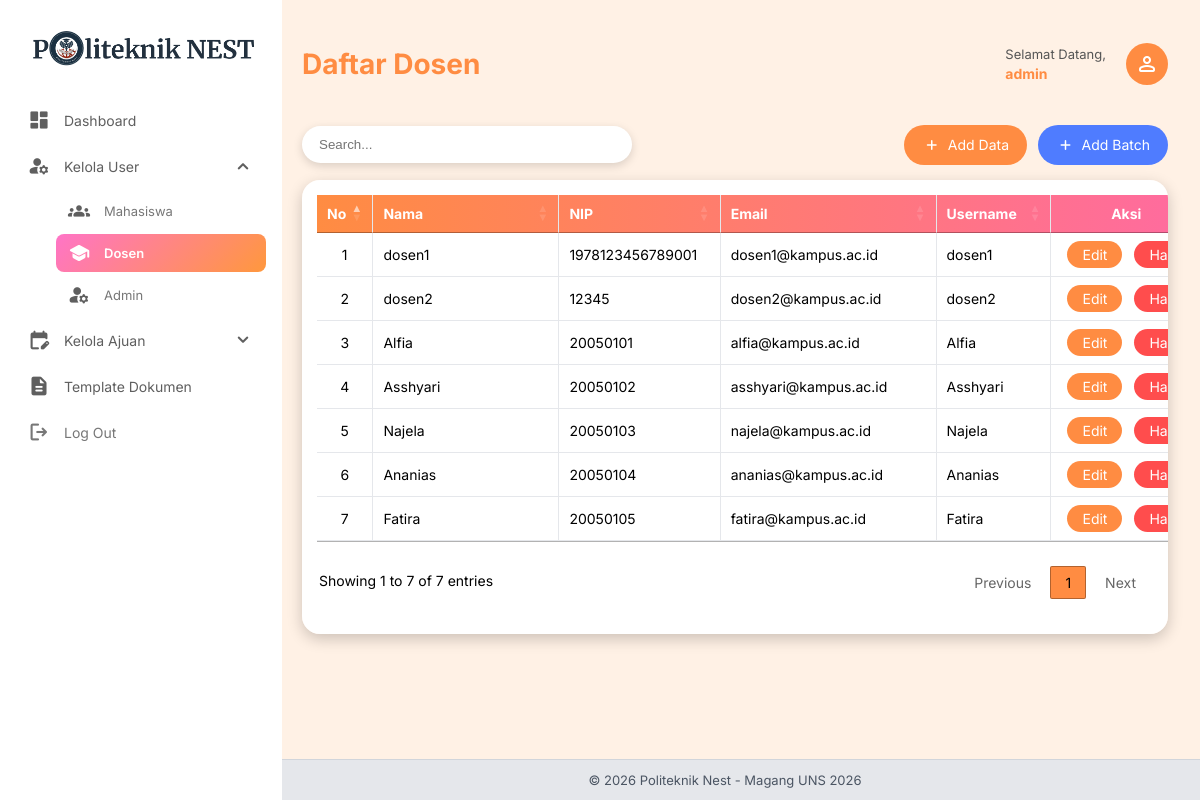
The app's page /admin/dosen/index.php (signed in) with its own data.
### tables this page shows
CREATE TABLE `dosen` (
  `id` int NOT NULL,
  `nip` varchar(20) NOT NULL,
  `username` varchar(50) NOT NULL,
  `password` varchar(255) NOT NULL,
  `nama` varchar(100) NOT NULL,
  `email` varchar(100) DEFAULT NULL,
  `created_at` timestamp NULL DEFAULT CURRENT_TIMESTAMP
);

### config/base_url.php (called while the page is built, shortened)
<?php
function base_url($path = '')
{
    return BASE_URL . '/' . ltrim($path, '/');
}

### admin/dosen/index.php (the view, shortened to what this page needs)
<?php
require_once "../../config/connection.php";
require_once $_SERVER['DOCUMENT_ROOT'].'/coba/config/base_url.php';
$username = $_SESSION['user']['username'] ?? 'Admin';
$no = 1;
$stmt = $pdo->query("SELECT * FROM dosen ORDER BY id ASC");
$data = $stmt->fetchAll(PDO::FETCH_ASSOC);
?>
<!DOCTYPE html>
<html lang="id">
<head>
<link rel="stylesheet" href="https://cdn.datatables.net/1.13.8/css/jquery.dataTables.min.css">
</head>
<body>
<?php require_once __DIR__.'/../sidebar.php'; ?>
<div class="main-content">
<div class="topbar">
    <h1>Daftar Dosen</h1>
    <div class="admin-info">
        <div class="admin-text">
            <span>Selamat Datang,</span><br>
            <b><?= htmlspecialchars($username) ?></b>
        </div>
        <div class="avatar">
            <span class="material-symbols-rounded" style="color:#fff">person</span>
        </div>
    </div>
</div>
<div class="action-row">
    <div class="search-box">
        <input type="text" id="search" placeholder="Search...">
    </div>
    <div>
        <a href="add.php" class="btn">
            <span class="material-symbols-rounded">add</span> Add Data
        </a>
        <a href="import_dosen.php" class="btn blue">
            <span class="material-symbols-rounded">add</span> Add Batch
        </a>
    </div>
</div>
<div class="card">
<table id="datatable">
<thead>
<tr>
    <th>No</th>
    <th>Nama</th>
    <th>NIP</th>
    <th>Email</th>
    <th>Username</th>
    <th>Aksi</th>
</tr>
</thead>
<tbody>
<?php foreach($data as $d): ?>
<tr>
    <td><?= $no++; ?></td>
    <td><?= htmlspecialchars($d['nama']) ?></td>
    <td><?= htmlspecialchars($d['nip']) ?></td>
    <td><?= htmlspecialchars($d['email'] ?? '-') ?></td>
    <td><?= htmlspecialchars($d['username']) ?></td>
    <td>
        <div class="action-btn">
            <a href="edit.php?id=<?= $d['id'] ?>" class="btn edit">Edit</a>
            <a href="delete.php?id=<?= $d['id'] ?>"
               onclick="return confirm('Yakin ingin menghapus data dosen ini?')"
               class="btn delete">Hapus</a>
        </div>
    </td>
</tr>
<?php endforeach; ?>
</tbody>
</table>
</div>
</div>
</body>
</html>

### admin/sidebar.php (shortened to what this page needs)
<?php
require_once $_SERVER['DOCUMENT_ROOT'] . '/coba/config/base_url.php';
function isActive($path)
{
    return strpos($_SERVER['REQUEST_URI'], $path) !== false;
}
function isAnyActive(array $paths)
{
    foreach ($paths as $path) {
        if (isActive($path)) return true;
    }
    return false;
}
?>
<head>
</head>
<div class="sidebar" id="sidebar">
    <div class="sidebar-header">
        <div class="logo">
            <img src="<?= base_url('assets/img/logo2.png') ?>" alt="Logo">
        </div>
    </div>
    <ul class="sidebar-menu">
        <li>
            <a href="<?= base_url('admin/dashboard.php') ?>"
               class="<?= isActive('/admin/dashboard.php') ? 'active' : '' ?>">
                <span class="material-symbols-rounded">dashboard</span>
                <span>Dashboard</span>
            </a>
        </li>
        <li class="has-submenu <?= isAnyActive([
            '/admin/mahasiswa/',
            '/admin/dosen/',
            '/admin/admin/'
        ]) ? 'open' : '' ?>">
            <a class="submenu-toggle">
                <span class="material-symbols-rounded">manage_accounts</span>
                <span>Kelola User</span>
                <span class="submenu-arrow material-symbols-rounded">expand_more</span>
            </a>
            <ul class="submenu">
                <li>
                    <a href="<?= base_url('admin/mahasiswa/index.php') ?>"
                    class="<?= isActive('/admin/mahasiswa/') ? 'active' : '' ?>">
                        <span class="material-symbols-rounded">groups</span>
                        <span>Mahasiswa</span>
                    </a>
                </li>
                <li>
                    <a href="<?= base_url('admin/dosen/index.php') ?>"
                       class="<?= isActive('/admin/dosen/') ? 'active' : '' ?>">
                       <span class="material-symbols-rounded">school</span>
                       <span>Dosen</span>
                    </a>
                </li>
                <li>
                    <a href="<?= base_url('admin/admin/index.php') ?>"
                       class="<?= isActive('/admin/admin/') ? 'active' : '' ?>">
                       <span class="material-symbols-rounded">manage_accounts</span>
                       <span>Admin</span>
                    </a>
                </li>
            </ul>
        </li>
        <li class="has-submenu <?= isAnyActive([
            '/admin/pengajuan/',
            '/admin/sempro/',
            '/admin/semhas/'
        ]) ? 'open' : '' ?>">
            <a href="javascript:void(0)" class="submenu-toggle">
                <span class="material-symbols-rounded">edit_calendar</span>
                <span>Kelola Ajuan</span>
                <span class="submenu-arrow material-symbols-rounded">expand_more</span>
            </a>
        </li>
        <li>
            <a href="<?= base_url('admin/template/index.php') ?>"
            class="<?= isActive('/admin/template/') ? 'active' : '' ?>">
                <span class="material-symbols-rounded">description</span>
                <span>Template Dokumen</span>
            </a>
        </li>
        <li>
            <a href="<?= base_url('logout.php') ?>" class="logout">
                <span class="material-symbols-rounded">logout</span>
                <span>Log Out</span>
            </a>
        </li>
    </ul>
</div>
<div>
    <?php include $_SERVER['DOCUMENT_ROOT'] . '/coba/admin/footer.php'; ?>
</div>

### admin/footer.php (shortened to what this page needs)
<footer class="app-footer">
    © 2026 Politeknik Nest - Magang UNS 2026
</footer>

### admin/dosen/index.php (style rules this page uses)
.topbar { display:flex; justify-content:space-between; align-items:center; margin-bottom:25px }
.topbar h1 { color:#ff8c42; font-size:28px }
.admin-info { display:flex; align-items:left; gap:20px }
.admin-text span { font-size:13px; color:#555 }
.admin-text b { color:#ff8c42; font-size:14px }
.avatar { width:42px; height:42px; background:#ff8c42; border-radius:50%; display:flex; align-items:center; justify-content:center; }
.action-row { display:flex; justify-content:space-between; align-items:center; margin-bottom:15px; flex-wrap:wrap; gap:10px }
.search-box { background:#fff; padding:10px 15px; border-radius:25px; width:300px; display:flex; box-shadow:0 3px 10px rgba(0,0,0,.15) }
.search-box input { border:none; outline:none; width:100% }
.btn { padding:10px 18px; border-radius:20px; background:#ff8c42; color:#fff; text-decoration:none; border:none; font-size:14px; gap:6px; margin-left:6px; display:inline-flex; align-items:center; }
.btn .material-symbols-rounded { font-size:20px; line-height:1; }
.btn.delete { background:#ff4d4d;padding: 5px 15px !important; }
.btn.edit { background:#ff8c42;padding: 5px 15px !important; }
.btn.blue { background:#4f7cff }
.card { background:#fff; border-radius:18px; padding:15px; box-shadow:0 5px 15px rgba(0,0,0,.2); overflow-x:auto; }
table { width:100%; border-collapse:collapse; min-width:900px }
thead tr { background:linear-gradient(to right,#ff8c42,#ff6aa2); }
th { padding:12px; color:#fff; font-size:14px; text-align:center; }
td { padding:10px; border-bottom:1px solid #eee; font-size:14px; text-align:left; }
.action-btn { display:flex; gap:6px; justify-content:center; }
table.dataTable th, table.dataTable td { border-right: 1px solid #e5e7eb; }
table.dataTable th:last-child, table.dataTable td:last-child { border-right: none; }
table.dataTable tbody tr td { border-bottom: 1px solid #e5e7eb; }
table.dataTable th:nth-child(1), table.dataTable td:nth-child(1) { width: 20px; text-align: center; }
table.dataTable th:nth-child(2), table.dataTable td:nth-child(2) { width: 250px; }
table.dataTable th:nth-child(3), table.dataTable td:nth-child(3) { width: 150px; }
table.dataTable th:nth-child(4), table.dataTable td:nth-child(4) { width: 225px; }
table.dataTable th:nth-child(5), table.dataTable td:nth-child(5) { width: 100px; }
table.dataTable th:last-child, table.dataTable td:last-child { width: 50px; text-align: center; }

### admin/sidebar.php (style rules this page uses)
:root { --pink: #FF74C7; --orange: #FF983D; --gradient: linear-gradient(135deg, #FF74C7, #FF983D); }
body { background-color: #FFF1E5; font-family: 'Inter', sans-serif !important; margin: 0; }
.sidebar { width: 250px; height: 100vh; background: #ffffff; position: fixed; left: 0; top: 0; padding: 20px 16px; z-index: 1000; }
.sidebar-header { text-align: center; margin-bottom: 20px; }
.logo img { width: 225px; margin: 10px 0; }
.sidebar-menu { list-style: none; padding: 0; margin: 0; }
.sidebar-menu li { margin-bottom: 6px; }
.sidebar-menu a { display: flex; align-items: center; gap: 14px; padding: 9px 12px; border-radius: 12px; font-size: 14px; color: #5f5f5f; text-decoration: none; transition: background .25s ease, color .25s ease; cursor: pointer; }
.sidebar-menu .material-symbols-rounded { font-size: 22px; min-width: 22px; color: #5f5f5f; transition: color .25s ease; font-variation-settings: 'FILL' 1, 'wght' 500, 'GRAD' 0, 'opsz' 24; }
.sidebar-menu a.active { background: var(--gradient); color: #ffffff; font-weight: 600; }
.sidebar-menu a.active .material-symbols-rounded { color: #ffffff; }
.has-submenu > .submenu { display: none; padding-left: 40px; margin-top: 6px; }
.has-submenu.open > .submenu { display: block; }
.submenu li { margin-bottom: 4px; list-style: none; }
.submenu a { padding: 8px 12px; font-size: 13px; border-radius: 8px; color: #777; }
.submenu a.active { color: #ffffff; font-weight: 600; background: var(--gradient); }
.submenu a.active .material-symbols-rounded { color: #ffffff !important; }
.submenu-arrow { margin-left: auto; transition: transform .25s ease; }
.has-submenu.open .submenu-arrow { transform: rotate(180deg); }
.sidebar-menu a.logout { color: #777; }
.sidebar a.logout .material-symbols-rounded { color: #777; }
.main-content { margin-left: 270px; padding: 28px 32px; margin-bottom: 60px; }

### records on screen
dosen: nama "dosen1", nip "1978123456789001", email "dosen1@kampus.ac.id", username "dosen1"
dosen: nama "dosen2", nip "12345", email "dosen2@kampus.ac.id", username "dosen2"
dosen: nama "Alfia", nip "20050101", email "alfia@kampus.ac.id", username "Alfia"
dosen: nama "Asshyari", nip "20050102", email "asshyari@kampus.ac.id", username "Asshyari"
dosen: nama "Najela", nip "20050103", email "najela@kampus.ac.id", username "Najela"
dosen: nama "Ananias", nip "20050104", email "ananias@kampus.ac.id", username "Ananias"
dosen: nama "Fatira", nip "20050105", email "fatira@kampus.ac.id", username "Fatira"

### other values on screen
$username "admin"
